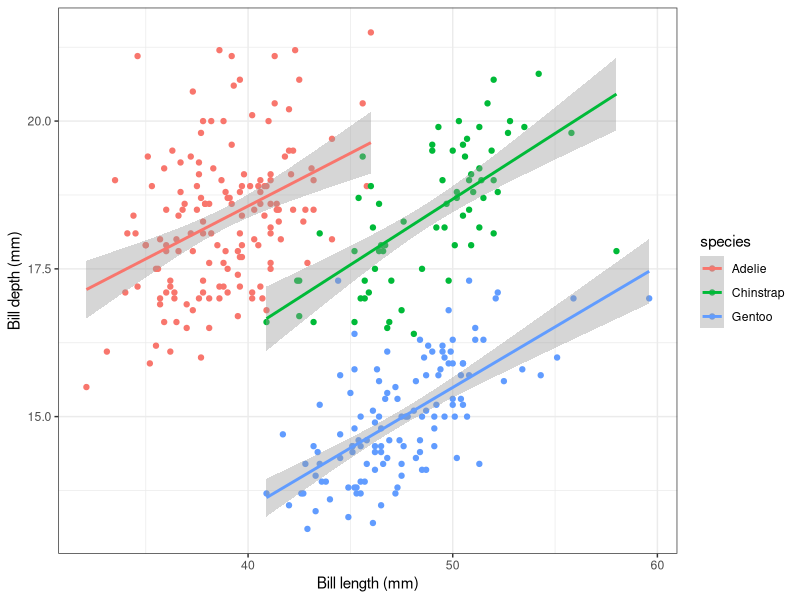
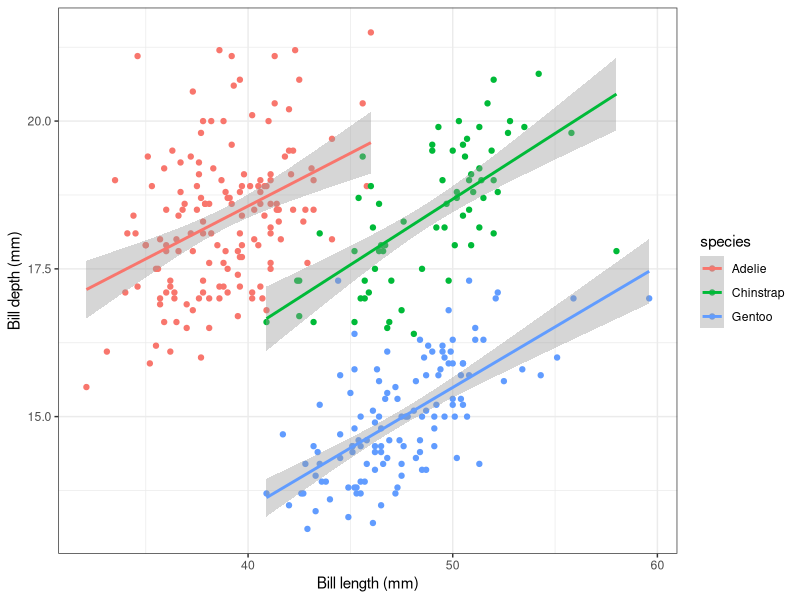
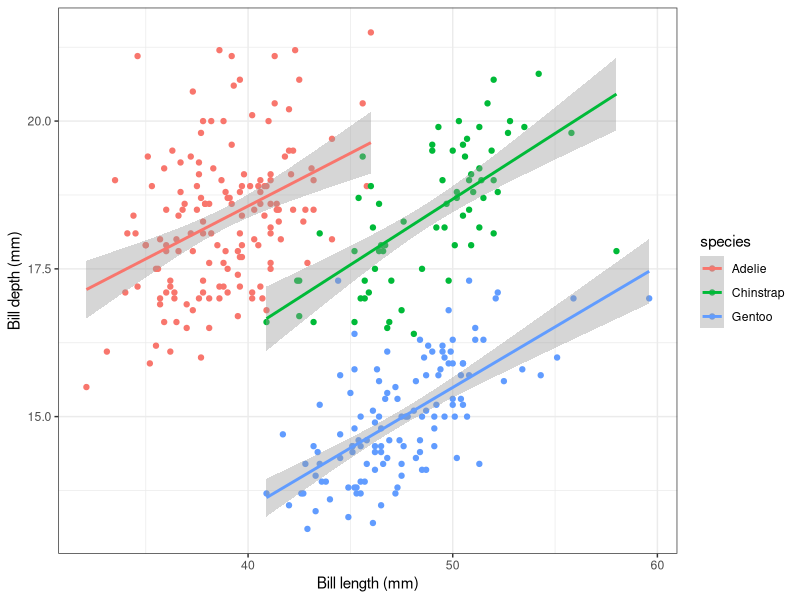
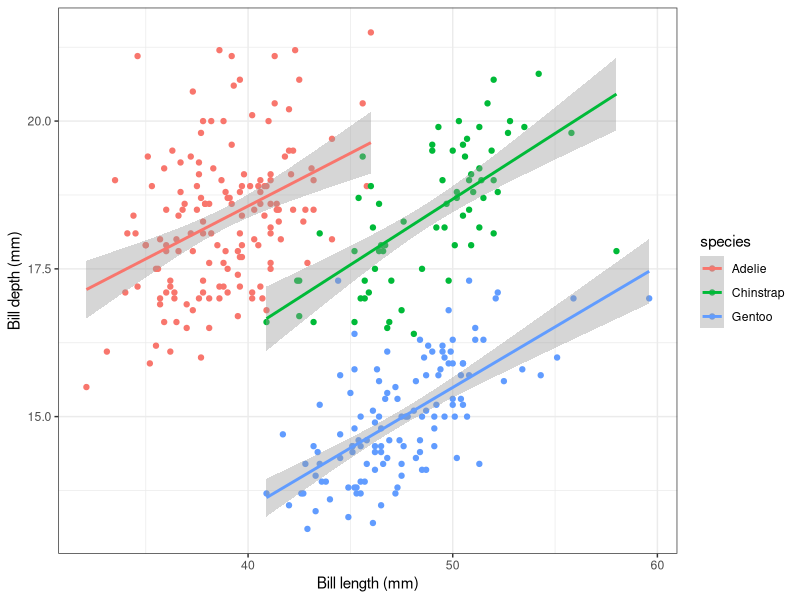
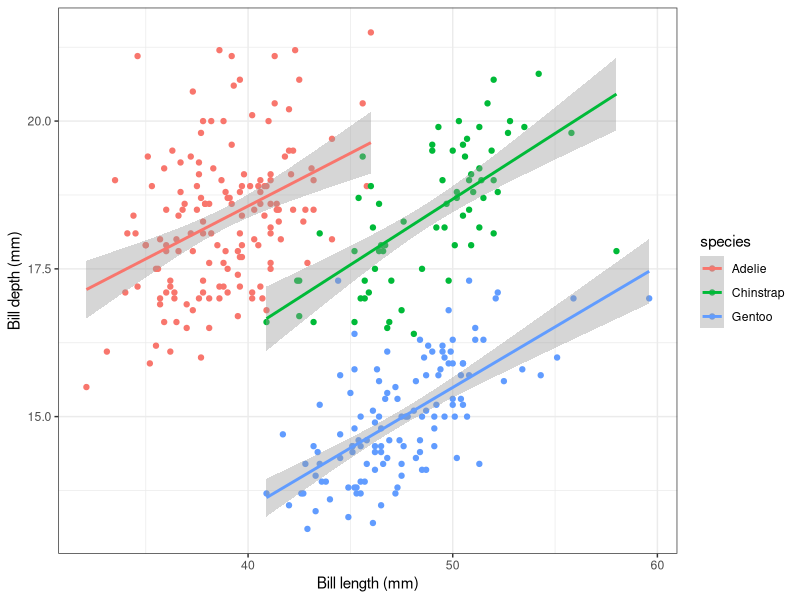
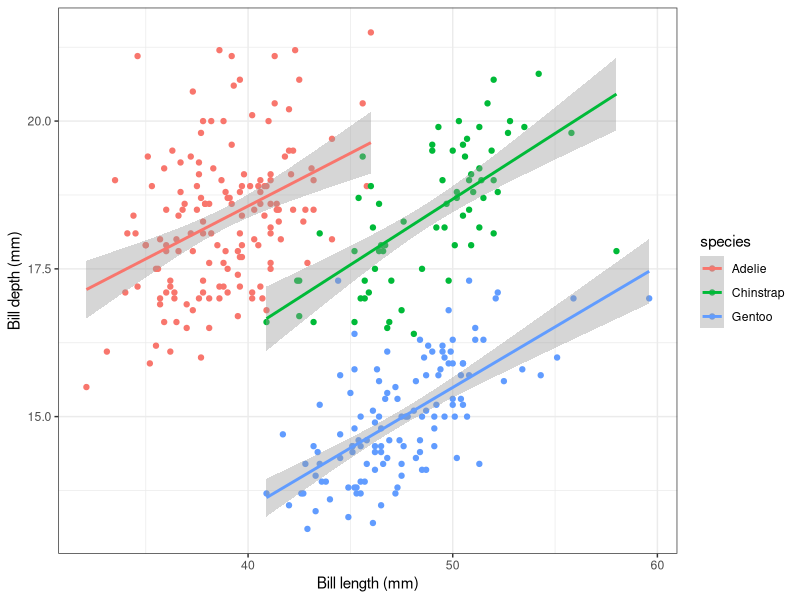
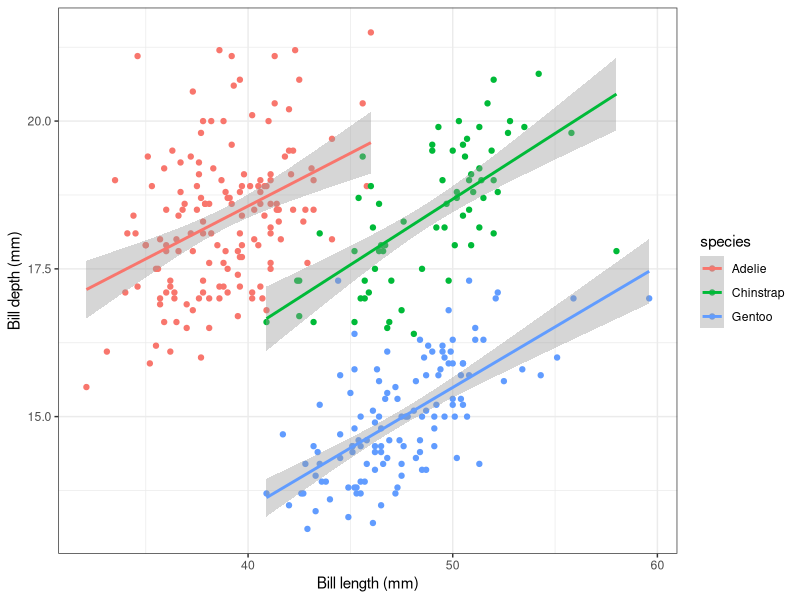

Here is the R script that generated these plots, in order: (Note: this script raises an error after producing the figures.)
## ---- chunk 1
knitr::opts_chunk$set(echo = TRUE,
                      message = FALSE,
                      warning = FALSE,
                      fig.path = "../output/")
## ---- chunk 2
library(palmerpenguins)
library(tidyverse)
library(here)
library(ggplot2)
## ---- chunk 3
glimpse(penguins)

## ---- chunk 4
penguins %>%
  ggplot(aes(x = bill_length_mm, y = bill_depth_mm, color= species)) +
  geom_point()+
  geom_smooth(method = "lm") +
  labs(x = "Bill length (mm)", y = "Bill depth (mm)") +
  theme_bw()
## ---- chunk 5
penguins %>%
  ggplot(aes(x = bill_length_mm, y = bill_depth_mm, color= species)) +
  geom_point()+
  geom_smooth(method = "lm") +
  labs(x = "Bill length (mm)", y = "Bill depth (mm)") +
  theme_bw()
## ---- chunk 6
penguins %>%
  ggplot(aes(x = bill_length_mm, y = bill_depth_mm, color= species)) +
  geom_point()+
  geom_smooth(method = "lm") +
  labs(x = "Bill length (mm)", y = "Bill depth (mm)") +
  theme_bw()
## ---- chunk 7
penguins %>%
  ggplot(aes(x = bill_length_mm, y = bill_depth_mm, color= species)) +
  geom_point()+
  geom_smooth(method = "lm") +
  labs(x = "Bill length (mm)", y = "Bill depth (mm)") +
  theme_bw()
## ---- chunk 8
penguins %>%
  ggplot(aes(x = bill_length_mm, y = bill_depth_mm, color= species)) +
  geom_point()+
  geom_smooth(method = "lm") +
  labs(x = "Bill length (mm)", y = "Bill depth (mm)") +
  theme_bw()
## ---- chunk 9
penguins %>%
  ggplot(aes(x = bill_length_mm, y = bill_depth_mm, color= species)) +
  geom_point()+
  geom_smooth(method = "lm") +
  labs(x = "Bill length (mm)", y = "Bill depth (mm)") +
  theme_bw()
## ---- chunk 10
penguins %>%
  ggplot(aes(x = bill_length_mm, y = bill_depth_mm, color= species)) +
  geom_point()+
  geom_smooth(method = "lm") +
  labs(x = "Bill length (mm)", y = "Bill depth (mm)") +
  theme_bw()
## ---- chunk 11
## to make a summary table directly, use kabletable
library(kableExtra)
library(tidyverse)

penguins %>% 
  group_by(species) %>%
  Summarise(billmean = mean(bill_length_mm, na.rm = TRUE)) %>%
  kbl() # make it a kable table, very basic

## ---- chunk 12
penguins %>% 
  group_by(species) %>%
  Summarise(billmean = mean(bill_length_mm, na.rm = TRUE)) %>%
  kbl() +                        # make it a kable table
  kable_classic() %>%            #adding the theme in the kable
  row_spec(2, bold =  T, color = "white", background = "red") %>%  #Highlight to row 2, where background color is red, and the text color is white. 
  kable_styling(full_width = FALSE) #If you want the table not too wide
